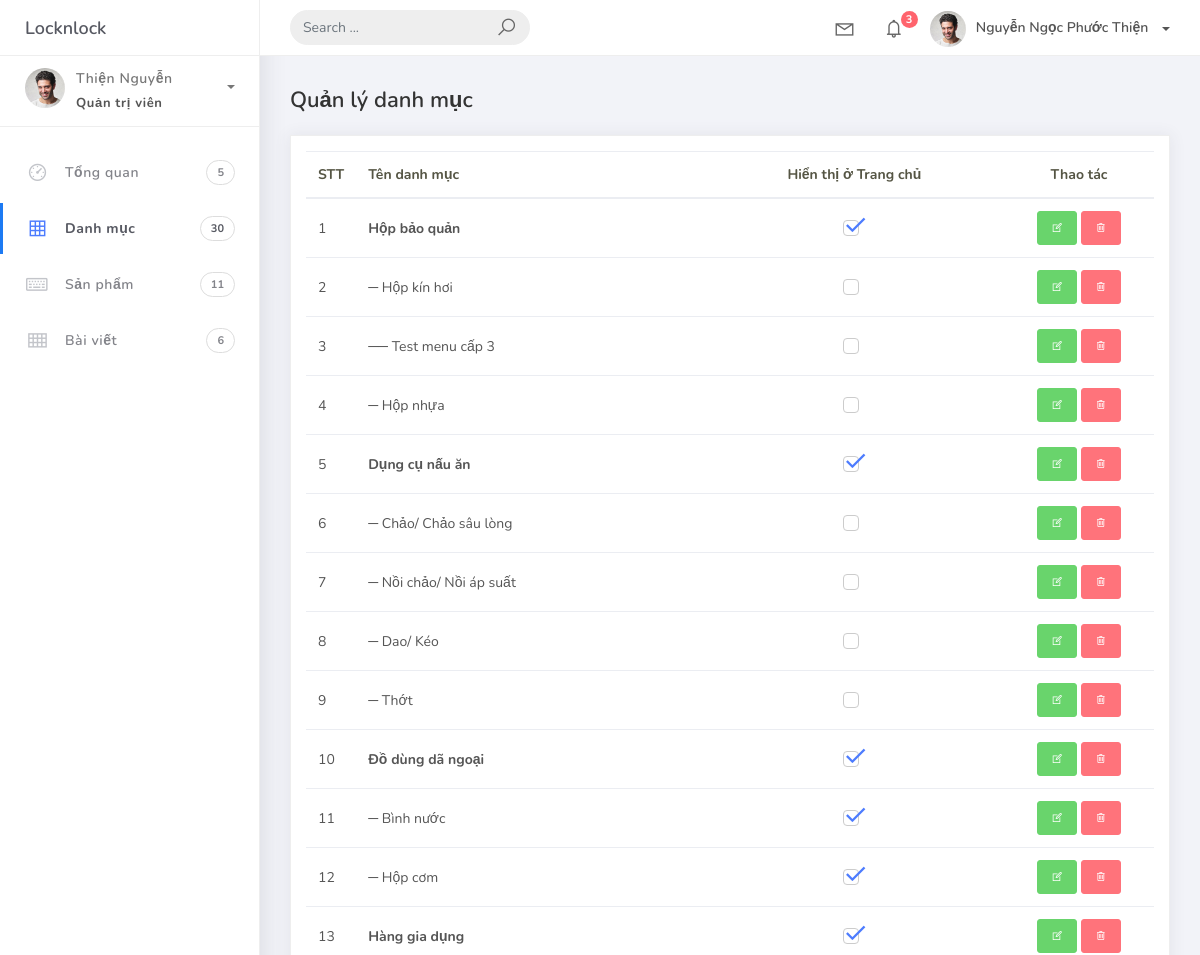
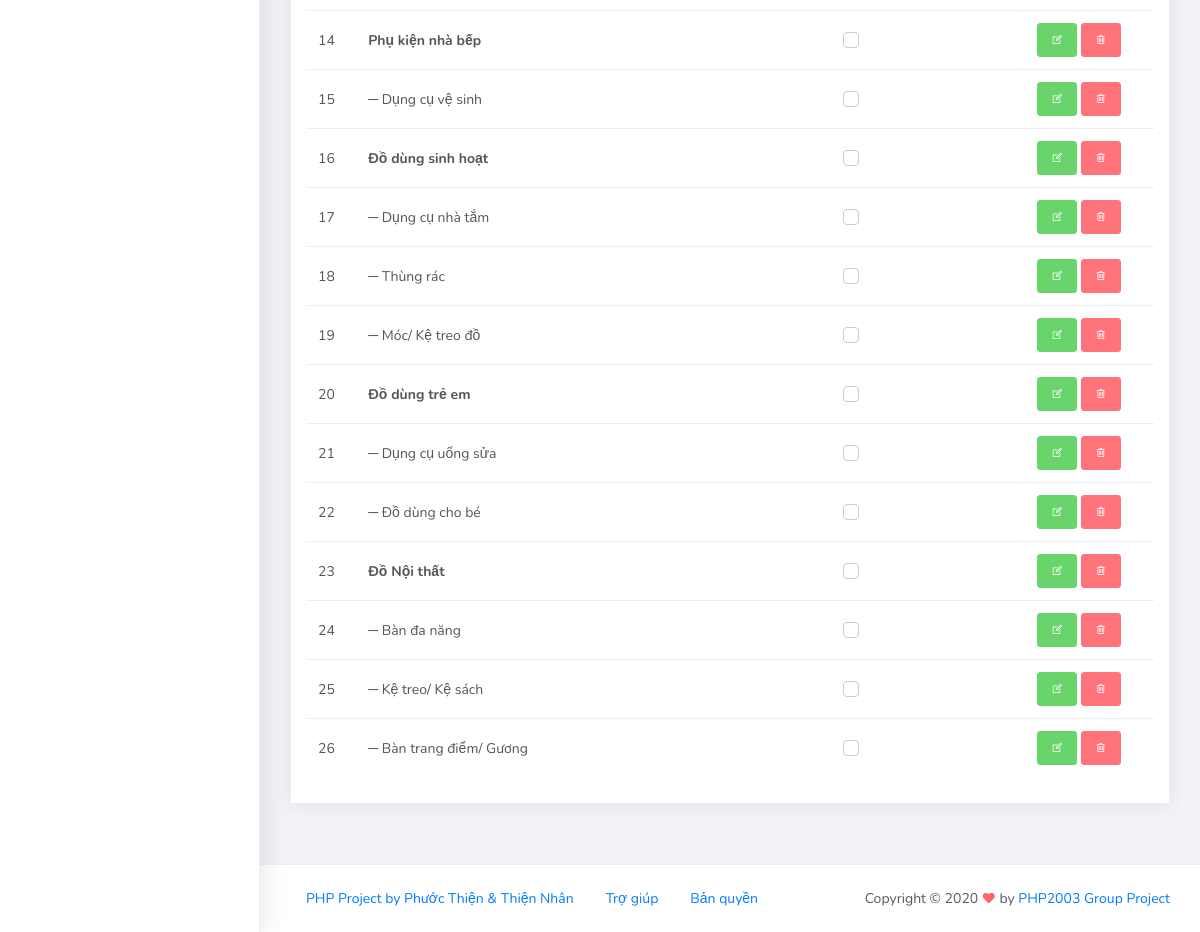
Screenshot of /admin/categories.php (signed in) with the database file from the repository (2 pictures, top to bottom).
### tables this page shows
CREATE TABLE IF NOT EXISTS `categories` (
  `id` int(11) NOT NULL AUTO_INCREMENT COMMENT 'id của danh mục',
  `name` varchar(50) DEFAULT NULL COMMENT 'tên danh mục',
  `description` text DEFAULT NULL COMMENT 'mô tả danh mục',
  `url_img` text DEFAULT NULL COMMENT 'source ảnh danh mục',
  `parentId` int(11) DEFAULT NULL COMMENT 'id danh mục cha',
  `isFrontPage` char(50) DEFAULT 'N' COMMENT 'có hiện lên trang chủ hay không',
  `status` int(1) DEFAULT 1 COMMENT '0: inactive, 1: active',
  PRIMARY KEY (`id`)
);

### admin/lib/database.php (called while the page is built, shortened)
<?php
    class database{
        private $hostname;
        private $username;
        private $password;
        private $database;
        protected $connection;
        protected $result;
        function __construct()
        {
            $this->hostname = 'localhost';
            $this->username = 'root';
            $this->password = '123456';
            $this->database = 'locknlock';
        }
        private function connect(){
            if (!isset($this->connection)) {
                $this->connection = new mysqli($this->hostname, $this->username, $this->password, $this->database);
                $this->connection-> set_charset("utf8");
            }
            return $this->connection;
        }
        public function execute($sql){
            $this->result = $this->connection->query($sql);
            return $this->result;
        }
        public function getData(){
            if ($this->result) {
                $data = mysqli_fetch_assoc($this->result);
            }else{
                $data = 0;
            }
            return $data;
        }
    }
 ?>

### admin/model/global.model.php (called while the page is built)
<?php
class global_default_model {
    private $db;
    function __construct()
    {
        $this->db = new database();
    }
    public function getNumberCategory() {
        $sql = 'SELECT COUNT(id) as ketqua FROM CATEGORIES C WHERE C.status=1';
        $this->db->execute($sql);
        $result = $this->db->getData();
        return $result['ketqua'];
    }
    public function getNumberOfProducts() {
        $sql = 'SELECT COUNT(id) as ketqua FROM PRODUCTS P';
        $this->db->execute($sql);
        $result = $this->db->getData();
        return $result['ketqua'];
    }
}
?>

### admin/controller/global.controller.php (called while the page is built)
<?php
include './model/global.model.php';
class globalController {
    public function getGlobalInfo() {
        $model = new global_default_model();
        $numberOfCategories = $model->getNumberCategory();
        $numberOfProducts = $model->getNumberOfProducts();
        $info = [
            'numberOfCategories'=>$numberOfCategories,
            'numberOfProducts'=>$numberOfProducts,
        ];
        return $info;
    }
}

### admin/router.php (called while the page is built, shortened)
<?php
if (!isset($_SESSION['user_info']) && $controller!='login') {
    header('Location: login.php');
} else {
$action = isset($_GET['action']) ? $_GET['action'] : 'default';
$controllerObject = new controller();
$data = $controllerObject->{ $action }();
include './controller/global.controller.php';
$globalControllerObject = new globalController();
$globalInfo = $globalControllerObject->getGlobalInfo();
$data['global'] = $globalInfo;
}
?>

### admin/model/categories.model.php (called while the page is built, shortened)
<?php
class category_model {
    private $db;
    function __construct()
    {
        $this->db = new database();
    }
    public function getAllCategories() {
        $sql = 'SELECT * FROM CATEGORIES C WHERE C.status=1';
        $this->db->execute($sql);
        $result = $this->db->getAllData();
        $allParentNode = array_filter($result, function ($item) {
            return $item['parentId'] == null;
        });
        $resultArray = [];
        foreach ($allParentNode as $key => $value) {
            $dept = 0;
            $this->getChild($value, $result, $resultArray, $dept);
        }
        return $resultArray;
    }
}
?>

### admin/controller/categories.controller.php (called while the page is built, shortened)
<?php
include './model/categories.model.php';
class controller {
    public function default() {
        $model = new category_model();
        $allCategories = $model->getAllCategories();
        $data = [
            'view' => 'categories',
            'allCategories' => $allCategories
        ];
          return $data;
    }
}

### admin/view/categories.view.php (the view, shortened to what this page needs)
<div class="container-fluid">
    <h4 class="page-title">Quản lý danh mục</h4>
    <div class="card">
        <div class="card-body">
            <table class="table table-hover">
                <thead>
                    <tr>
                        <th scope="col"  style="width:2%">STT</th>
                        <th scope="col">Tên danh mục</th>
                        <th scope="col" class="text-center">Hiển thị ở Trang chủ</th>
                        <th scope="col" class="text-center" style="width:150px">Thao tác</th>
                    </tr>
                </thead>
                <tbody>
                    <?php $stt=0; foreach ($data['allCategories'] as $key => $value) { $stt++?>
                        <tr>
                            <td>
                                <?=$stt?>
                            </td>
                            <td>
                                <?= str_repeat('─', $value['dept']); ?>
                                <?= ' ' . $value['dept'] == 0 ? '<strong>' . $value['name'] . '</strong>' : $value['name'] ?>
                            </td>
                            <td class="text-center">
                                <label class="form-check-label">
                                    <span class="form-check-sign"></span>
                                </label>
                            </td>
                            <td class="text-center">
                                <a href='?action=edit&id=<?= $value['id'] ?>' class="btn btn-success text-white btn-sm"><i class="la la-edit"></i></a>
                                <a href='?action=delete&id=<?= $value['id'] ?>' class="btn btn-danger text-white btn-sm"><i class="la la-trash"></i></a>
                            </td>
                        </tr>
                    <?php
                    }
                    ?>
                </tbody>
            </table>
        </div>
    </div>
</div>

### rows the page displays
categories: name "Hộp bảo quản"
categories: dept "─", name "Hộp kín hơi"
categories: dept "──", name "Test menu cấp 3"
categories: dept "─", name "Hộp nhựa"
categories: name "Dụng cụ nấu ăn"
categories: status "─", name "Chảo/ Chảo sâu lòng"
categories: status "─", name "Nồi chảo/ Nồi áp suất"
categories: status "─", name "Dao/ Kéo"
categories: status "─", name "Thớt"
categories: name "Đồ dùng dã ngoại"
categories: status "─", name "Bình nước"
categories: status "─", name "Hộp cơm"
categories: name "Hàng gia dụng"
categories: name "Phụ kiện nhà bếp"
categories: status "─", name "Dụng cụ vệ sinh"
categories: name "Đồ dùng sinh hoạt"
categories: status "─", name "Dụng cụ nhà tắm"
categories: status "─", name "Thùng rác"
categories: status "─", name "Móc/ Kệ treo đồ"
categories: name "Đồ dùng trẻ em"
categories: status "─", name "Dụng cụ uống sửa"
categories: status "─", name "Đồ dùng cho bé"
categories: name "Đồ Nội thất"
categories: status "─", name "Bàn đa năng"
categories: status "─", name "Kệ treo/ Kệ sách"
categories: status "─", name "Bàn trang điểm/ Gương"

### other values shown
$_SESSION['user_info']['hoten'] "Nguyễn Ngọc Phước Thiện"
$data['global']['numberOfCategories'] "30"
$data['global']['numberOfProducts'] "11"
